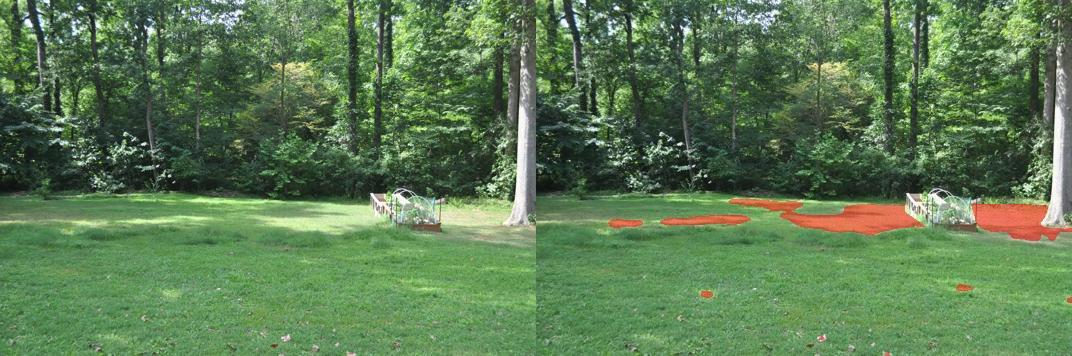
#> input picture DSC_0289.JPG, 1072 x 356 px, given as the content of the folder C:/Users/danie/Documents/Python/Sunlighttest/Test2, which was not available
$ python createVideoSeq.py
#> lines starting #> are read from the running program, lines starting #| are printed output that depends on the picture; pictures that were not available may be replaced by others from this repository, and a replacement may not be noted
import os
from PIL import Image

inputDir = r'C:\Users\danie\Documents\Python\Sunlighttest\Test2'
inputOverlayDir = r'C:\Users\danie\Documents\Python\Sunlighttest\Test2\Output'
outputDir = r'C:\Users\danie\Documents\Python\Sunlighttest\Test2\Sequence'
imgs = [file for file in os.listdir(inputDir) if '.' in file and file.split('.')[1].lower() == 'jpg']

for imgFilename in imgs:
    img = Image.open(inputDir + '\\' + imgFilename)
#> img is the input picture: PIL image 1072x356 RGB; mean R, G, B 92.3, 123.1, 82.9
    imgOverlay = Image.open(inputOverlayDir + '\\' + imgFilename.split('.')[0] + '_overlay.jpg')
    size = (img.width * 2, img.height)
#> size = (2144, 356)
    newImg = Image.new('RGB', size)
#> newImg: PIL image 2144x356 RGB; every value is 0

    newImg.paste(img, (0,0))
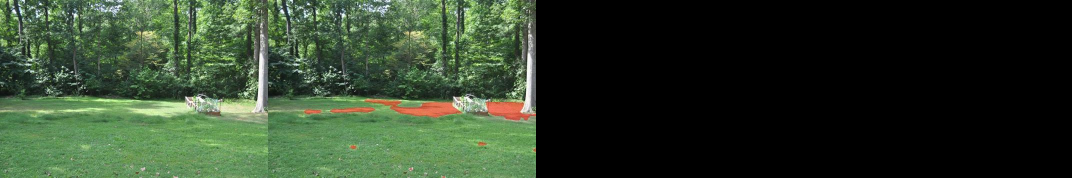
#> newImg: PIL image 2144x356 RGB (shown at 1/2 size); mean R, G, B 46.1, 61.5, 41.5
    newImg.paste(imgOverlay, (img.width,0))
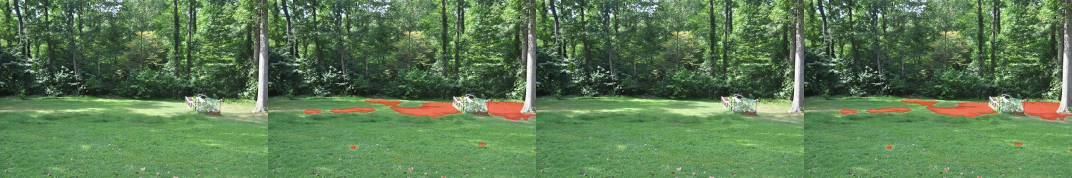
#> newImg: PIL image 2144x356 RGB (shown at 1/2 size); mean R, G, B 92.3, 123.1, 82.9
    newImg.save(outputDir + '\\' + imgFilename)

print('done')

$ run again, on backyard.jpg
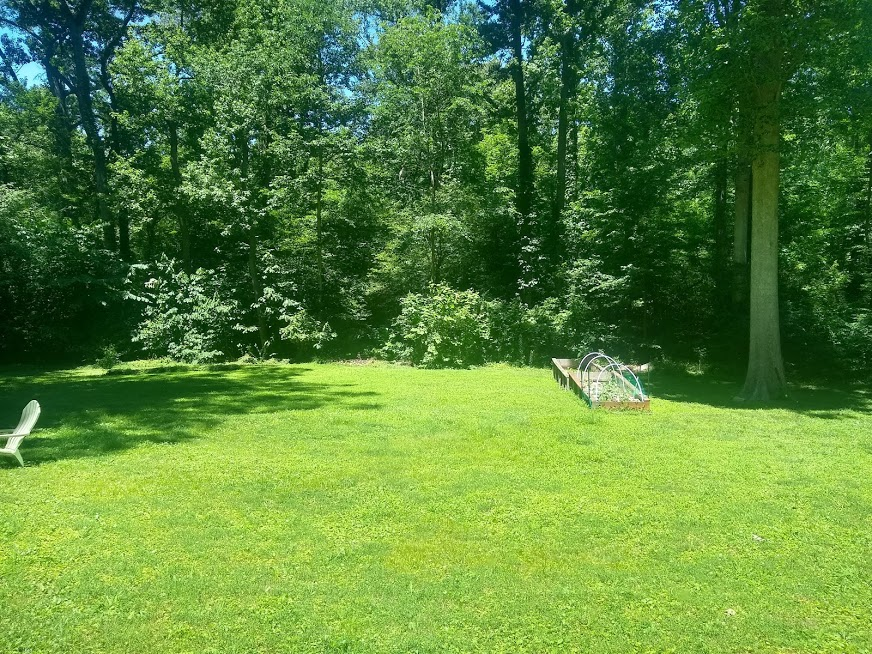
#> input picture backyard.jpg, 872 x 654 px, given as the content of the folder C:/Users/danie/Documents/Python/Sunlighttest/Test2, which was not available
#> img is the input picture: PIL image 872x654 RGB; mean R, G, B 91.4, 134, 59.6
#> `newImg.paste(img, (0,0))`:
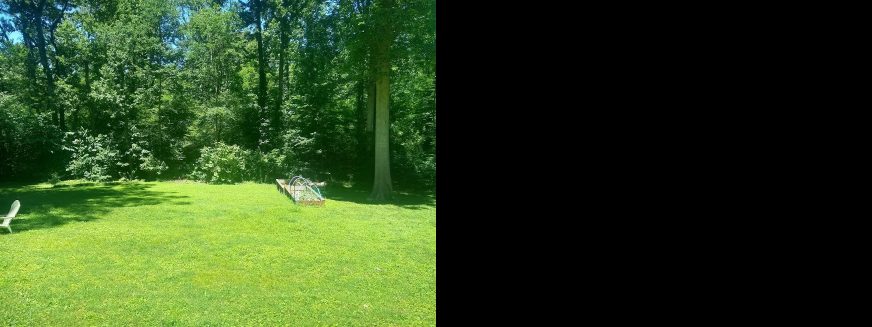
#> newImg: PIL image 1744x654 RGB (shown at 1/2 size); mean R, G, B 45.7, 67, 29.8
#> `newImg.paste(imgOverlay, (img.width,0))`:
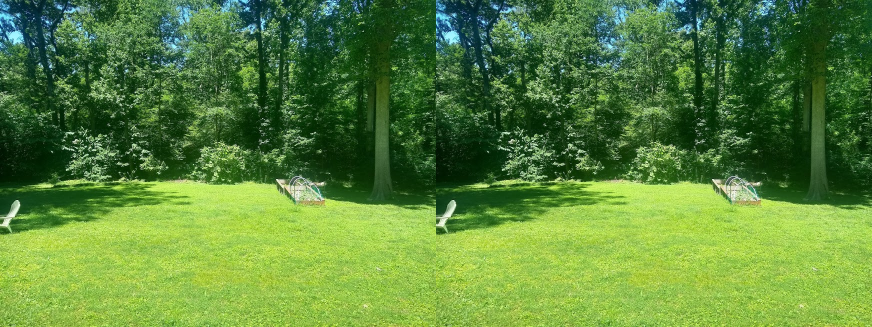
#> newImg: PIL image 1744x654 RGB (shown at 1/2 size); mean R, G, B 91.4, 134, 59.6
